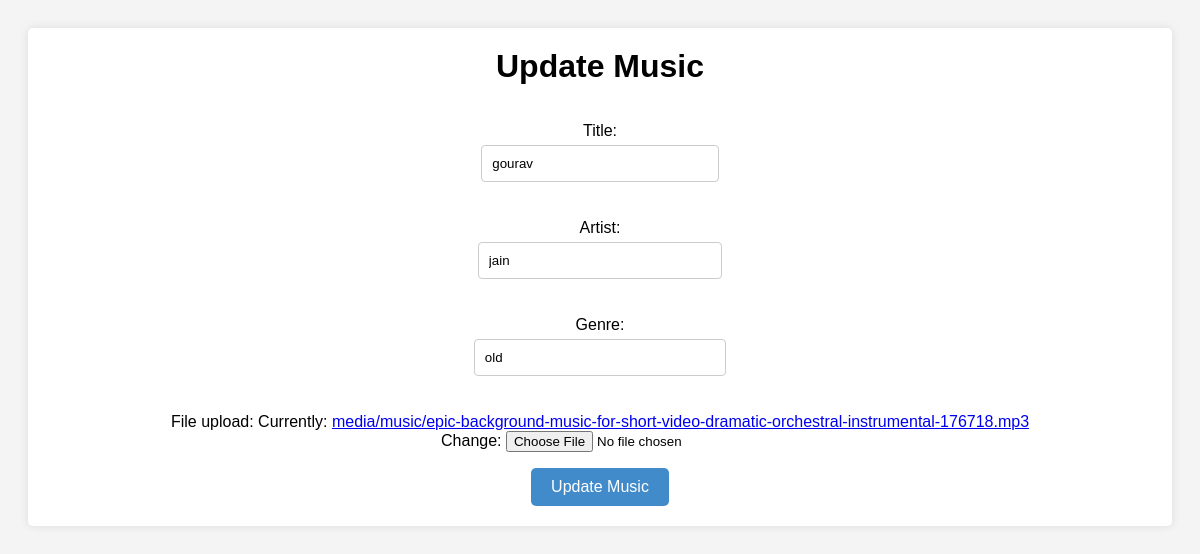
Page /update_music/7/ (signed in) on the committed database.
### music/models.py (models this page shows, shortened)
class Music(models.Model):
    title = models.CharField(max_length=100)
    artist = models.CharField(max_length=100)
    genre = models.CharField(max_length=50)
    file_upload = models.FileField(upload_to='media/music/')

### music/views.py (the view)
# urls.py: path('update_music/<int:music_id>/', views.update_music, name='update_music'),
@login_required
def update_music(request, music_id):
    music = get_object_or_404(Music, id=music_id)
    if request.method == 'POST':
        form = MusicForm(request.POST, instance=music)
        if form.is_valid():
            form.save()
            return redirect('musicpage')  # Redirect to homepage or any other desired page
    else:
        form = MusicForm(instance=music)
    return render(request, 'registration/update_music.html', {'form': form, 'music': music})

### music/forms.py
class MusicForm(forms.ModelForm):
    file_upload = forms.FileField(
        validators=[FileExtensionValidator(allowed_extensions=['mp3', 'wav', 'ogg'])]
    )
    class Meta:
        model = Music
        fields = ['title', 'artist', 'genre', 'file_upload']

### templates/registration/update_music.html (shortened to what this page needs)
<!DOCTYPE html>
<html lang="en">
<head>
</head>
<body>
    <div class="container">
        <h1>Update Music</h1>
        <form method="post">
            {{ form.as_p }}
            <button type="submit">Update Music</button>
        </form>
    </div>
</body>
</html>

### templates/registration/update_music.html (style rules this page uses)
body { font-family: Arial, sans-serif; background-color: #f4f4f4; padding: 20px; }
.container { background-color: #fff; padding: 20px; border-radius: 5px; box-shadow: 0 0 10px rgba(0, 0, 0, 0.1); text-align: center; }
h1 { margin-top: 0; }
form { display: flex; flex-direction: column; align-items: center; }
input[type="text"], select { width: 100%; padding: 10px; margin: 5px 0; box-sizing: border-box; border: 1px solid #ccc; border-radius: 4px; }
button { padding: 10px 20px; background-color: #428bca; color: white; border: none; border-radius: 5px; cursor: pointer; font-size: 16px; transition: background-color 0.3s ease; }

### rows in the picture
Music: title "gourav", artist "jain", genre "old"
